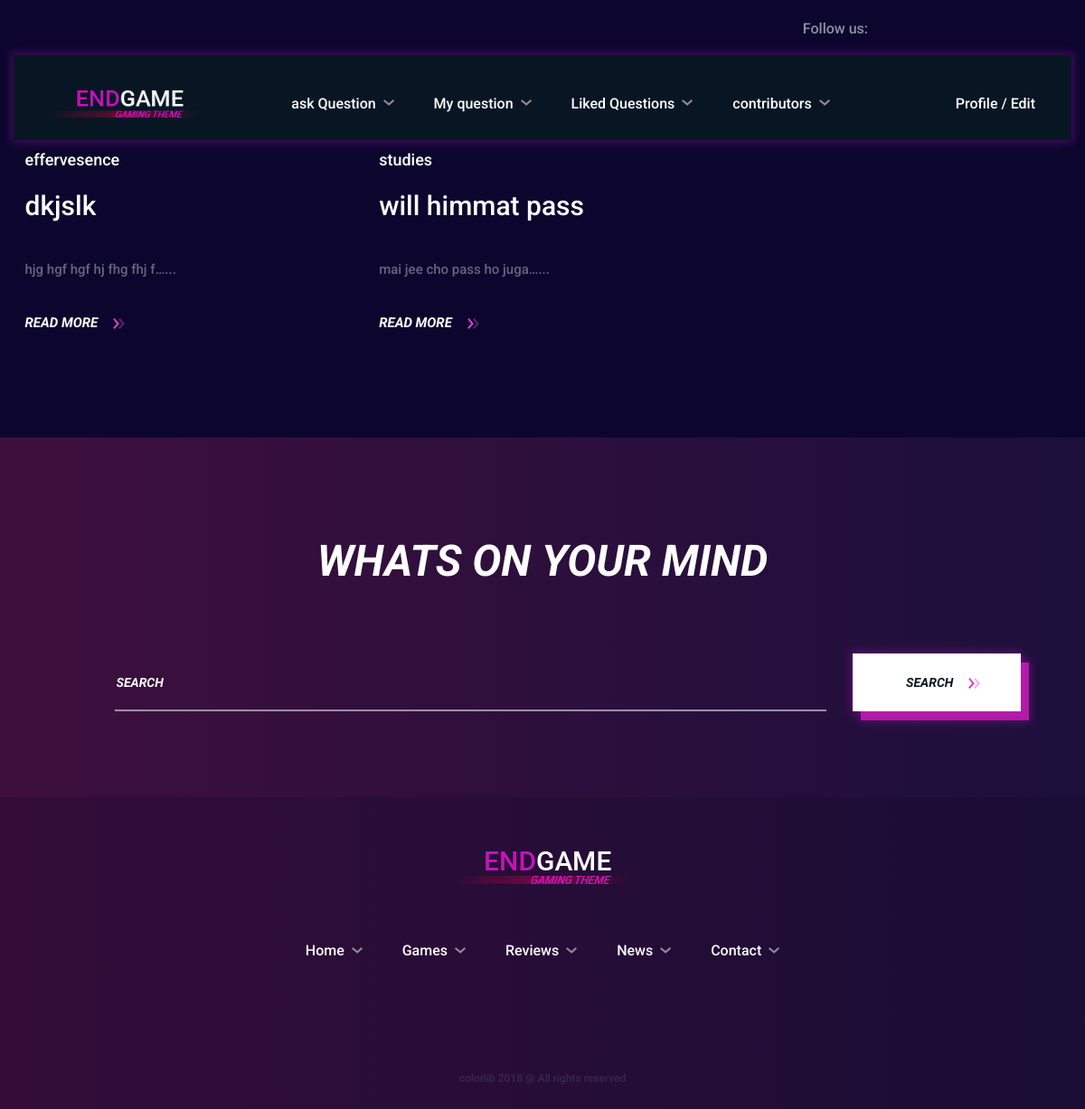
/my-ques/ (signed in), run on an earlier commit of the app's database.
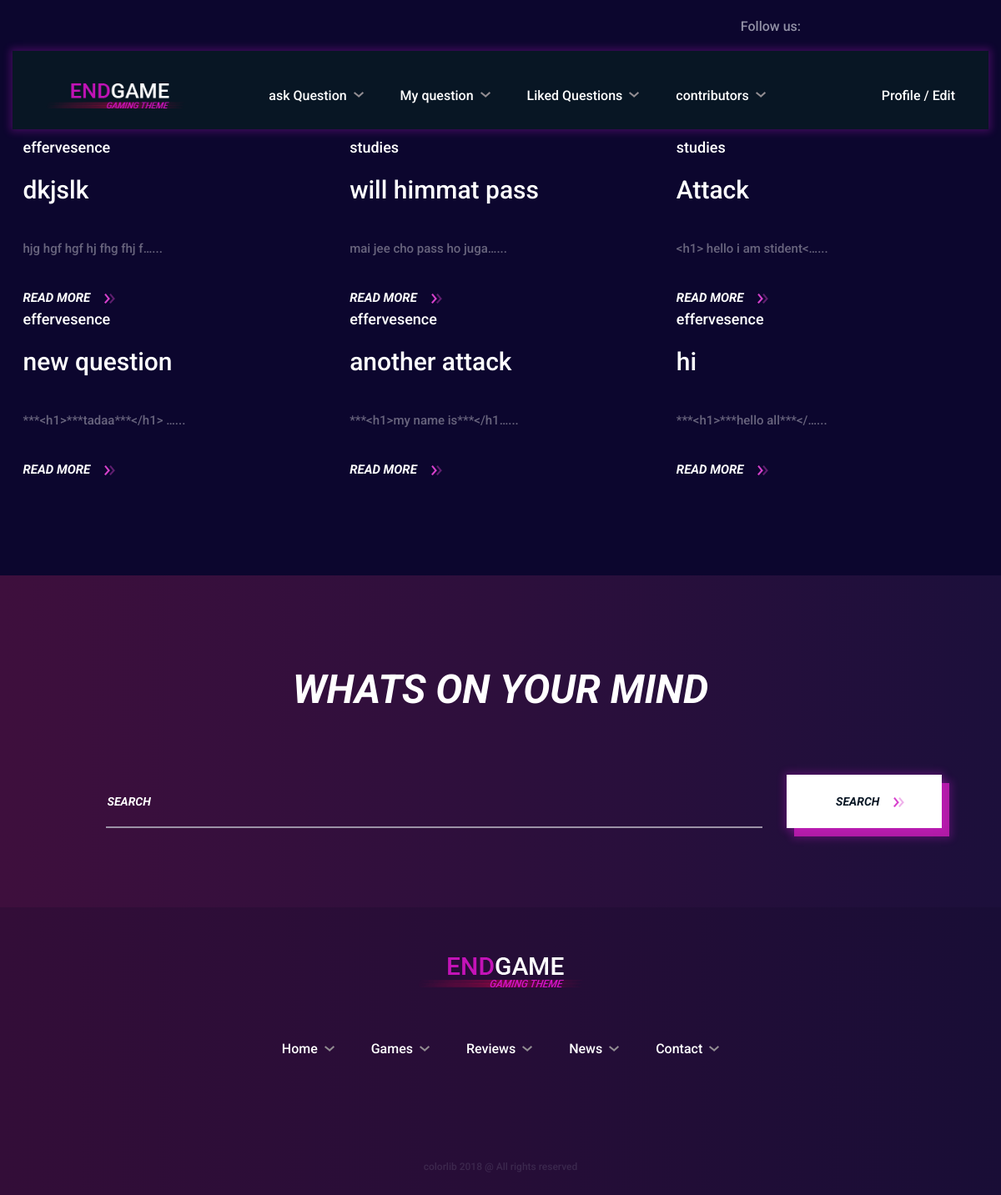
And on a later commit of the database.
### doubt/models.py (models this page shows)
class Question(models.Model):
    question=models.CharField(max_length=30)
    content=models.TextField()
    user=models.ForeignKey(User,on_delete=models.CASCADE,related_name='by_user')
    category=models.CharField(choices=CHOICE,max_length=30)
    likes=models.IntegerField(default=0)
    visited=models.ManyToManyField(User,blank=True,related_name='visited_users')
    reply=models.ManyToManyField(Reply,blank=True)

### doubt/views.py (the view)
# urls.py: path('my-ques/',views.my_question,name='my_question'),
def my_question(request):
        if request.user.is_authenticated:
                question=request.user.user_profile.my_question.all()
                print(question)
                context={'question':question,'category':CHOICE}
                return render(request,'doubt/my_question.html',context)
        else:
                return redirect('login')

### doubt/templates/doubt/my_question.html (shortened to what this page needs)
{% extends 'base.html' %}
{% block body %}
<section class="intro-section">
		<div class="container">
        <br><br>
			<div class="row">
        {% for quest in question %}
				<div class="col-md-4">
					<div class="intro-text-box text-box text-white">
						<a href="{% url 'view_question' quest.id %}">
						<div class="top-meta">{{quest.category}}</div>
						<h3>{{quest.question}}</h3>
						<p>{{quest.content |truncatechars:25}}...</p>
						<a href="#" class="read-more">Read More  {% load staticfiles %}<img src="{% static 'doubt/icons/double-arrow.png' %}" alt="#"/></a>
					</div>
				</div>
        {% endfor %}
			</div>
		</div>
</section>
{% endblock %}

What changed in the data, as far as the page shows it:
added Question: category "studies", question "Attack", content "<h1> hello i am stident<…"
added Question: category "effervesence", question "new question", content "***<h1>***tadaa***</h1> …"
added Question: category "effervesence", question "another attack", content "***<h1>my name is***</h1…"
added Question: category "effervesence", question "hi", content "***<h1>***hello all***</…"
